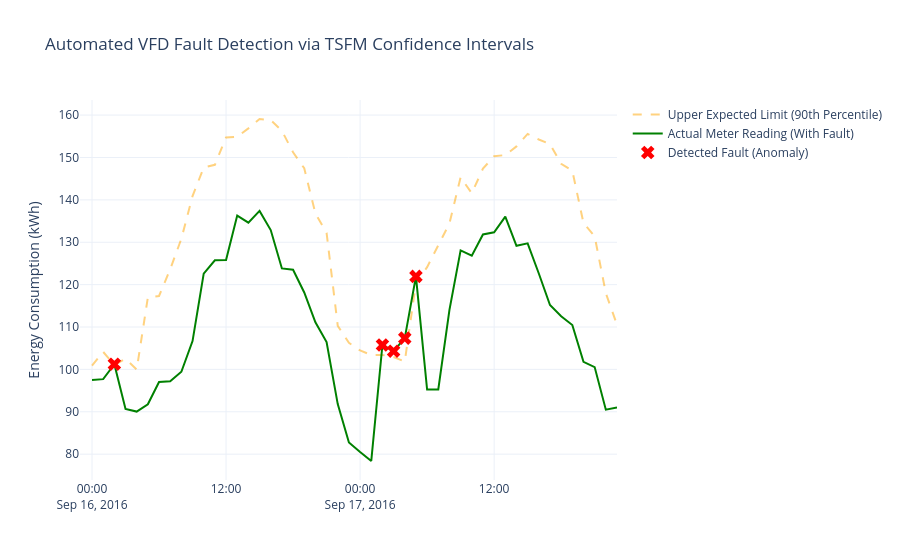

Notebook cell for this chart:
### Markdown cell above
## Detecting and Visualizing
By overlaying real-time meter data against our Foundation Model's zero-shot prediction intervals, we can automatically detect equipment failures (like a stuck Variable Frequency Drive), before the customer receives a massive utility bill.

### Code cell
fig = go.Figure()

# Plot the Foundation Model's Upper Bound (Threshold)
fig.add_trace(go.Scatter(
    x=forecast_df.index,
    y=forecast_df['forecast_high_p90'],
    mode='lines',
    name='Upper Expected Limit (90th Percentile)',
    line=dict(color='rgba(255, 165, 0, 0.5)', dash='dash')
))

# Plot the "Faulty" Actual Usage
fig.add_trace(go.Scatter(
    x=faulty_actual.index,
    y=faulty_actual['energy_kwh'],
    mode='lines',
    name='Actual Meter Reading (With Fault)',
    line=dict(color='green')
))

# Highlight the Anomalies in Red
fig.add_trace(go.Scatter(
    x=anomalies.index,
    y=anomalies['energy_kwh'],
    mode='markers',
    name='Detected Fault (Anomaly)',
    marker=dict(color='red', size=12, symbol='x')
))

fig.update_layout(
    title='Automated VFD Fault Detection via TSFM Confidence Intervals',
    yaxis_title='Energy Consumption (kWh)',
    template='plotly_white'
)
fig.show()
